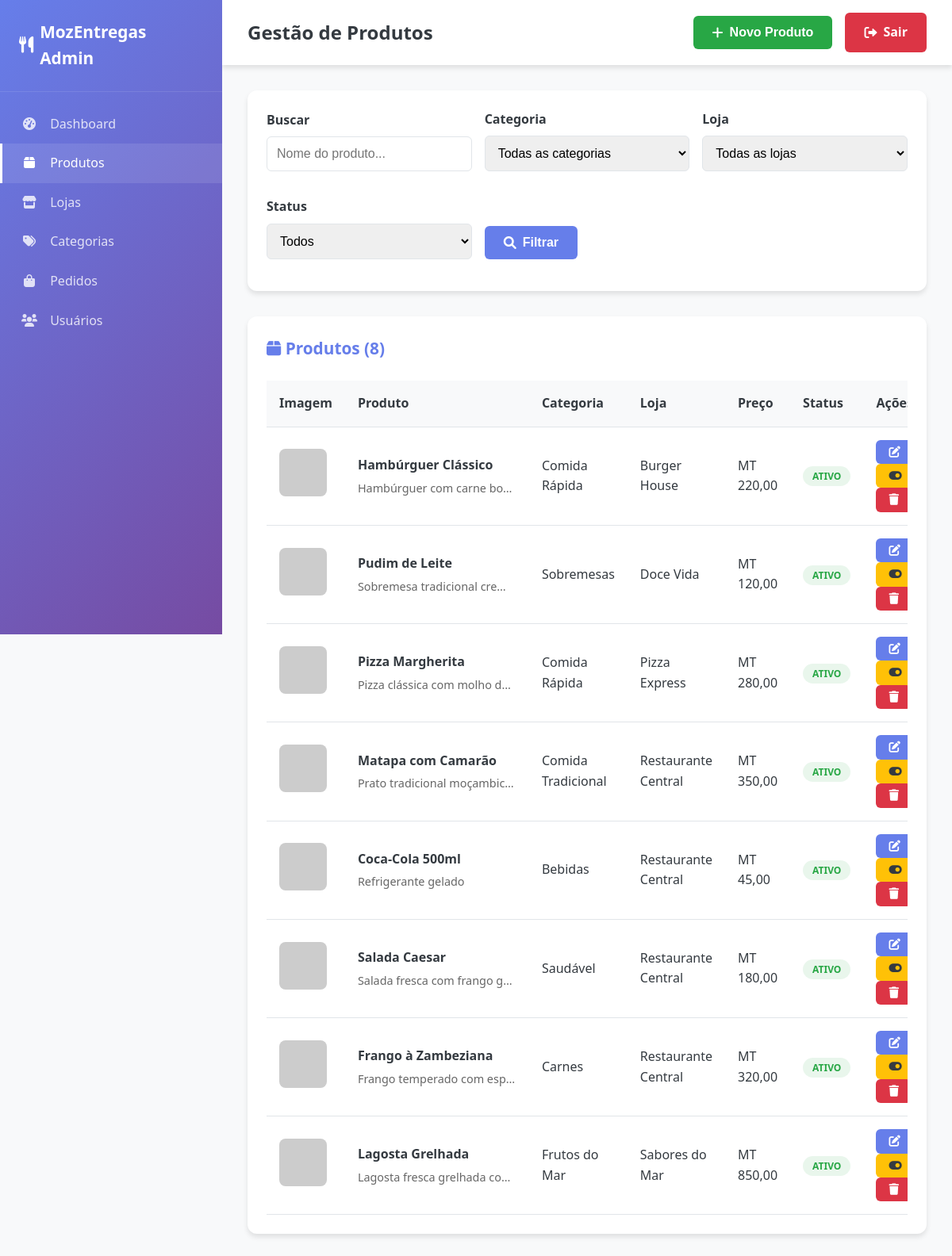
/admin/produtos.php (signed in), run on the app's committed database.
### tables this page shows
CREATE TABLE IF NOT EXISTS produtos (
    id INT AUTO_INCREMENT PRIMARY KEY,
    nome VARCHAR(150) NOT NULL,
    descricao TEXT,
    preco DECIMAL(10,2) NOT NULL,
    preco_promocional DECIMAL(10,2) NULL,
    imagem VARCHAR(255),
    loja_id INT NOT NULL,
    categoria_id INT NOT NULL,
    cliques INT DEFAULT 0,
    vendas INT DEFAULT 0,
    estoque INT DEFAULT 0,
    avaliacao_media DECIMAL(3,2) DEFAULT 0.00,
    ativo BOOLEAN DEFAULT TRUE,
    created_at TIMESTAMP DEFAULT CURRENT_TIMESTAMP,
    updated_at TIMESTAMP DEFAULT CURRENT_TIMESTAMP ON UPDATE CURRENT_TIMESTAMP,
    
     
    FOREIGN KEY (loja_id) REFERENCES lojas(id) ON DELETE CASCADE,
    FOREIGN KEY (categoria_id) REFERENCES categorias(id) ON DELETE CASCADE,
    
     
    INDEX idx_nome (nome),
    INDEX idx_loja (loja_id),
    INDEX idx_categoria (categoria_id),
    INDEX idx_preco (preco),
    INDEX idx_ativo (ativo),
    INDEX idx_avaliacao (avaliacao_media)
);

CREATE TABLE IF NOT EXISTS categorias (
    id INT AUTO_INCREMENT PRIMARY KEY,
    nome VARCHAR(100) NOT NULL UNIQUE,
    descricao TEXT,
    imagem VARCHAR(255),
    icone VARCHAR(50),
    cor VARCHAR(7) DEFAULT '#667eea',  
    ativo BOOLEAN DEFAULT TRUE,
    created_at TIMESTAMP DEFAULT CURRENT_TIMESTAMP,
    updated_at TIMESTAMP DEFAULT CURRENT_TIMESTAMP ON UPDATE CURRENT_TIMESTAMP,
    
     
    INDEX idx_nome (nome),
    INDEX idx_ativo (ativo)
);

CREATE TABLE IF NOT EXISTS lojas (
    id INT AUTO_INCREMENT PRIMARY KEY,
    nome VARCHAR(150) NOT NULL UNIQUE,
    descricao TEXT,
    endereco VARCHAR(255),
    telefone VARCHAR(20),
    email VARCHAR(150),
    imagem VARCHAR(255),
    horario_funcionamento VARCHAR(100),
    cliques INT DEFAULT 0,
    vendas INT DEFAULT 0,
    avaliacao_media DECIMAL(3,2) DEFAULT 0.00,
    ativo BOOLEAN DEFAULT TRUE,
    created_at TIMESTAMP DEFAULT CURRENT_TIMESTAMP,
    updated_at TIMESTAMP DEFAULT CURRENT_TIMESTAMP ON UPDATE CURRENT_TIMESTAMP,
    
     
    INDEX idx_nome (nome),
    INDEX idx_ativo (ativo),
    INDEX idx_avaliacao (avaliacao_media)
);

### admin/produtos.php (the view, shortened to what this page needs)
<?php
try {
    $pdo = getConnection();
    $search = $_GET['search'] ?? '';
    $where_conditions = [];
    $params = [];
    $where_clause = !empty($where_conditions) ? 'WHERE ' . implode(' AND ', $where_conditions) : '';
    $stmt = $pdo->prepare("
        SELECT p.*, c.nome as categoria_nome, l.nome as loja_nome
        FROM produtos p
        INNER JOIN categorias c ON p.categoria_id = c.id
        INNER JOIN lojas l ON p.loja_id = l.id
        $where_clause
        ORDER BY p.created_at DESC
    ");
    $stmt->execute($params);
    $produtos = $stmt->fetchAll();
} catch (PDOException $e) {
    logSystemError('Database error in products page: ' . $e->getMessage());
    $produtos = [];
    $categorias = [];
    $lojas = [];
}
?>
<!DOCTYPE html>
<html lang="pt">
<head>
    <link rel="stylesheet" href="https://cdnjs.cloudflare.com/ajax/libs/font-awesome/6.0.0/css/all.min.css">
</head>
<body>
    <aside class="sidebar">
        <div class="sidebar-header">
            <div class="sidebar-logo">
                <i class="fas fa-utensils"></i>
                MozEntregas Admin
            </div>
        </div>
        <nav class="sidebar-nav">
            <a href="index.php" class="nav-item">
                <i class="fas fa-tachometer-alt"></i>
                Dashboard
            </a>
            <a href="produtos.php" class="nav-item active">
                <i class="fas fa-box"></i>
                Produtos
            </a>
            <a href="lojas.php" class="nav-item">
                <i class="fas fa-store"></i>
                Lojas
            </a>
            <a href="categorias.php" class="nav-item">
                <i class="fas fa-tags"></i>
                Categorias
            </a>
            <a href="pedidos.php" class="nav-item">
                <i class="fas fa-shopping-bag"></i>
                Pedidos
            </a>
            <a href="usuarios.php" class="nav-item">
                <i class="fas fa-users"></i>
                Usuários
            </a>
        </nav>
    </aside>
    <main class="main-content">
        <header class="header">
            <h1 class="header-title">Gestão de Produtos</h1>
            <div class="header-actions">
                <button onclick="openAddModal()" class="btn btn-success">
                    <i class="fas fa-plus"></i> Novo Produto
                </button>
                <a href="../auth/logout.php" class="btn btn-danger">
                    <i class="fas fa-sign-out-alt"></i> Sair
                </a>
            </div>
        </header>
        <div class="content">
            <div class="filters">
                <form method="GET" action="">
                    <div class="filters-grid">
                        <div class="form-group">
                            <label class="form-label">Buscar</label>
                            <input type="text"
                                   name="search"
                                   class="form-control"
                                   placeholder="Nome do produto..."
                                   value="<?= htmlspecialchars($search) ?>">
                        </div>
                        <div class="form-group">
                            <label class="form-label">Categoria</label>
                            <select name="categoria" class="form-control">
                                <option value="">Todas as categorias</option>
                            </select>
                        </div>
                        <div class="form-group">
                            <label class="form-label">Loja</label>
                            <select name="loja" class="form-control">
                                <option value="">Todas as lojas</option>
                            </select>
                        </div>
                        <div class="form-group">
                            <label class="form-label">Status</label>
                            <select name="status" class="form-control">
                                <option value="">Todos</option>
                            </select>
                        </div>
                        <div class="form-group">
                            <button type="submit" class="btn btn-primary">
                                <i class="fas fa-search"></i> Filtrar
                            </button>
                        </div>
                    </div>
                </form>
            </div>
            <div class="products-section">
                <div class="section-header">
                    <h2 class="section-title">
                        <i class="fas fa-box"></i> Produtos (<?= count($produtos) ?>)
                    </h2>
                </div>
                <div class="table-container">
                    <table class="table">
                        <thead>
                            <tr>
                                <th>Imagem</th>
                                <th>Produto</th>
                                <th>Categoria</th>
                                <th>Loja</th>
                                <th>Preço</th>
                                <th>Status</th>
                                <th>Ações</th>
                            </tr>
                        </thead>
                        <tbody>
                            <?php foreach ($produtos as $produto): ?>
                                <tr>
                                    <td>
                                        <img src="<?= $produto['imagem'] ? '../uploads/' . $produto['imagem'] : 'https://via.placeholder.com/60x60?text=Produto' ?>"
                                             alt="<?= htmlspecialchars($produto['nome']) ?>"
                                             class="product-image">
                                    </td>
                                    <td>
                                        <div class="product-info">
                                            <div class="product-name"><?= htmlspecialchars($produto['nome']) ?></div>
                                            <div class="product-description"><?= htmlspecialchars($produto['descricao']) ?></div>
                                        </div>
                                    </td>
                                    <td><?= htmlspecialchars($produto['categoria_nome']) ?></td>
                                    <td><?= htmlspecialchars($produto['loja_nome']) ?></td>
                                    <td>MT <?= number_format($produto['preco'], 2, ',', '.') ?></td>
                                    <td>
                                        <span class="badge badge-<?= $produto['ativo'] ? 'success' : 'danger' ?>">
                                            <?= $produto['ativo'] ? 'Ativo' : 'Inativo' ?>
                                        </span>
                                    </td>
                                    <td>
                                        <button onclick="editProduct(<?= htmlspecialchars(json_encode($produto)) ?>)"
                                                class="btn btn-primary btn-sm">
                                            <i class="fas fa-edit"></i>
                                        </button>
                                        <button onclick="toggleStatus(<?= $produto['id'] ?>)"
                                                class="btn btn-warning btn-sm">
                                            <i class="fas fa-toggle-<?= $produto['ativo'] ? 'on' : 'off' ?>"></i>
                                        </button>
                                        <button onclick="deleteProduct(<?= $produto['id'] ?>, '<?= htmlspecialchars($produto['nome']) ?>')"
                                                class="btn btn-danger btn-sm">
                                            <i class="fas fa-trash"></i>
                                        </button>
                                    </td>
                                </tr>
                            <?php endforeach; ?>
                        </tbody>
                    </table>
                </div>
            </div>
        </div>
    </main>
</body>
</html>

### admin/produtos.php (style rules this page uses)
:root { --primary-color: #667eea; --primary-dark: #764ba2; --secondary-color: #f093fb; --success-color: #28a745; --warning-color: #ffc107; --danger-color: #dc3545; --info-color: #17a2b8; --light-color: #f8f9fa; --dark-color: #343a40; --border-color: #e1e5e9; --shadow: 0 4px 6px rgba(0, 0, 0, 0.1); --shadow-lg: 0 10px 25px rgba(0, 0, 0, 0.15); --border-radius: 12px; --transition: all 0.3s ease; }
* { margin: 0; padding: 0; box-sizing: border-box; }
body { font-family: 'Segoe UI', Tahoma, Geneva, Verdana, sans-serif; line-height: 1.6; color: var(--dark-color); background: var(--light-color); }
.sidebar { position: fixed; top: 0; left: 0; width: 280px; height: 100vh; background: linear-gradient(135deg, var(--primary-color) 0%, var(--primary-dark) 100%); color: white; z-index: 1000; transition: var(--transition); overflow-y: auto; }
.sidebar-header { padding: 1.5rem; border-bottom: 1px solid rgba(255, 255, 255, 0.1); }
.sidebar-logo { font-size: 1.3rem; font-weight: 700; display: flex; align-items: center; gap: 0.5rem; }
.sidebar-nav { padding: 1rem 0; }
.nav-item { display: block; padding: 0.75rem 1.5rem; color: rgba(255, 255, 255, 0.8); text-decoration: none; transition: var(--transition); border-left: 3px solid transparent; }
.nav-item:hover, .nav-item.active { background: rgba(255, 255, 255, 0.1); color: white; border-left-color: white; }
.nav-item i { width: 20px; margin-right: 0.75rem; text-align: center; }
.main-content { margin-left: 280px; min-height: 100vh; }
.header { background: white; padding: 1rem 2rem; box-shadow: var(--shadow); display: flex; align-items: center; justify-content: space-between; }
.header-title { font-size: 1.5rem; font-weight: 700; color: var(--dark-color); }
.header-actions { display: flex; gap: 1rem; align-items: center; }
.content { padding: 2rem; }
.filters { background: white; border-radius: var(--border-radius); padding: 1.5rem; margin-bottom: 2rem; box-shadow: var(--shadow); }
.filters-grid { display: grid; grid-template-columns: repeat(auto-fit, minmax(200px, 1fr)); gap: 1rem; align-items: end; }
.form-group { margin-bottom: 1rem; }
.form-label { display: block; font-weight: 600; margin-bottom: 0.5rem; color: var(--dark-color); }
.form-control { width: 100%; padding: 0.75rem; border: 1px solid var(--border-color); border-radius: 6px; font-size: 1rem; transition: var(--transition); }
.btn { padding: 0.75rem 1.5rem; border-radius: 6px; text-decoration: none; font-weight: 600; transition: var(--transition); border: none; cursor: pointer; display: inline-flex; align-items: center; gap: 0.5rem; font-size: 1rem; }
.btn-primary { background: var(--primary-color); color: white; }
.btn-success { background: var(--success-color); color: white; }
.btn-warning { background: var(--warning-color); color: var(--dark-color); }
.btn-danger { background: var(--danger-color); color: white; }
.btn-sm { padding: 0.5rem 1rem; font-size: 0.9rem; }
.products-section { background: white; border-radius: var(--border-radius); padding: 1.5rem; box-shadow: var(--shadow); }
.section-header { display: flex; justify-content: between; align-items: center; margin-bottom: 1.5rem; }
.section-title { font-size: 1.3rem; font-weight: 700; color: var(--primary-color); }
.table-container { overflow-x: auto; }
.table { width: 100%; border-collapse: collapse; }
.table th, .table td { padding: 1rem; text-align: left; border-bottom: 1px solid var(--border-color); }
.table th { background: var(--light-color); font-weight: 600; color: var(--dark-color); }
.product-image { width: 60px; height: 60px; object-fit: cover; border-radius: 8px; }
.product-info { max-width: 200px; }
.product-name { font-weight: 600; margin-bottom: 0.25rem; }
.product-description { font-size: 0.9rem; color: #666; overflow: hidden; text-overflow: ellipsis; white-space: nowrap; }
.badge { padding: 0.25rem 0.75rem; border-radius: 20px; font-size: 0.75rem; font-weight: 600; text-transform: uppercase; }
.badge-success { background: rgba(40, 167, 69, 0.1); color: var(--success-color); }

### data on the page
produtos: nome "Hambúrguer Clássico", descricao "Hambúrguer com carne bo…", categoria.nome "Comida Rápida", loja.nome "Burger House", preco "220,00", ativo "ATIVO"
produtos: nome "Pudim de Leite", descricao "Sobremesa tradicional cre…", categoria.nome "Sobremesas", loja.nome "Doce Vida", preco "120,00", ativo "ATIVO"
produtos: nome "Pizza Margherita", descricao "Pizza clássica com molho d…", categoria.nome "Comida Rápida", loja.nome "Pizza Express", preco "280,00", ativo "ATIVO"
produtos: nome "Matapa com Camarão", descricao "Prato tradicional moçambic…", categoria.nome "Comida Tradicional", loja.nome "Restaurante Central", preco "350,00", ativo "ATIVO"
produtos: nome "Coca-Cola 500ml", descricao "Refrigerante gelado", categoria.nome "Bebidas", loja.nome "Restaurante Central", preco "45,00", ativo "ATIVO"
produtos: nome "Salada Caesar", descricao "Salada fresca com frango g…", categoria.nome "Saudável", loja.nome "Restaurante Central", preco "180,00", ativo "ATIVO"
produtos: nome "Frango à Zambeziana", descricao "Frango temperado com esp…", categoria.nome "Carnes", loja.nome "Restaurante Central", preco "320,00", ativo "ATIVO"
produtos: nome "Lagosta Grelhada", descricao "Lagosta fresca grelhada co…", categoria.nome "Frutos do Mar", loja.nome "Sabores do Mar", preco "850,00", ativo "ATIVO"

### other printed values
count($produtos) "8"
